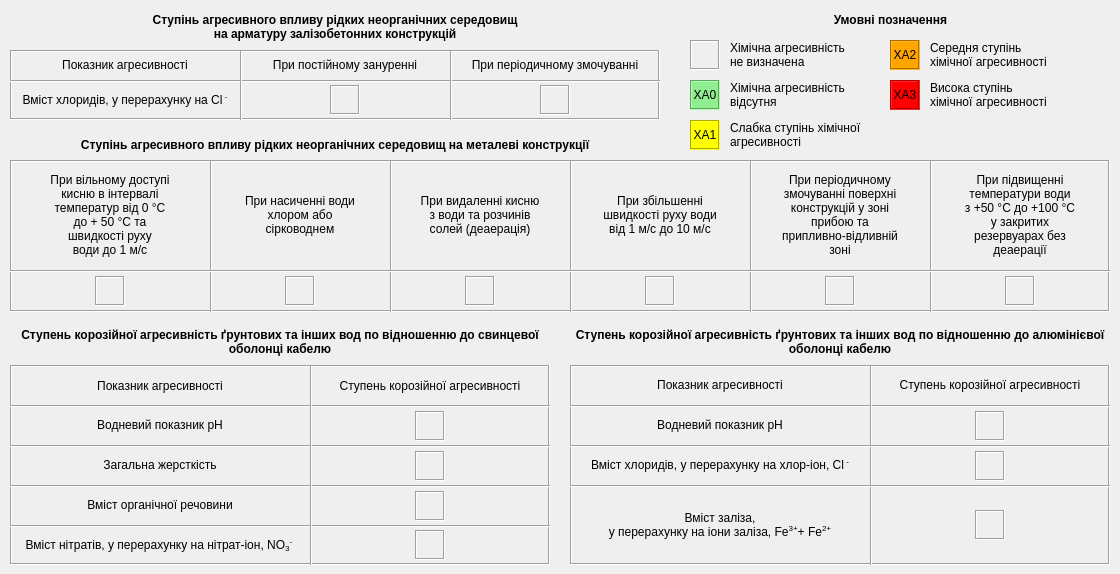
  <widget class="QWidget" name="tab_3">
   <attribute name="title">
    <string>Агресивність до металів</string>
   </attribute>
   <widget class="QLabel" name="label_8">
    <property name="geometry">
     <rect>
      <x>10</x>
      <y>10</y>
      <width>650</width>
      <height>34</height>
     </rect>
    </property>
    <property name="font">
     <font>
      <weight>75</weight>
      <bold>true</bold>
     </font>
    </property>
    <property name="text">
     <string>Ступінь агресивного впливу рідких неорганічних середовищ 
на арматуру залізобетонних конструкцій</string>
    </property>
    <property name="alignment">
     <set>Qt::AlignCenter</set>
    </property>
   </widget>
   <widget class="QFrame" name="frame_6">
    <property name="geometry">
     <rect>
      <x>10</x>
      <y>50</y>
      <width>650</width>
      <height>70</height>
     </rect>
    </property>
    <property name="frameShape">
     <enum>QFrame::Box</enum>
    </property>
    <property name="frameShadow">
     <enum>QFrame::Sunken</enum>
    </property>
    <widget class="QLabel" name="label_222">
     <property name="geometry">
      <rect>
       <x>0</x>
       <y>0</y>
       <width>230</width>
       <height>30</height>
      </rect>
     </property>
     <property name="text">
      <string>Показник агресивності</string>
     </property>
     <property name="alignment">
      <set>Qt::AlignCenter</set>
     </property>
    </widget>
    <widget class="QLabel" name="label_223">
     <property name="geometry">
      <rect>
       <x>230</x>
       <y>0</y>
       <width>210</width>
       <height>30</height>
      </rect>
     </property>
     <property name="text">
      <string>При постійному зануренні</string>
     </property>
     <property name="alignment">
      <set>Qt::AlignCenter</set>
     </property>
    </widget>
    <widget class="QLabel" name="label_224">
     <property name="geometry">
      <rect>
       <x>440</x>
       <y>0</y>
       <width>210</width>
       <height>30</height>
      </rect>
     </property>
     <property name="text">
      <string>При періодичному змочуванні</string>
     </property>
     <property name="alignment">
      <set>Qt::AlignCenter</set>
     </property>
    </widget>
    <widget class="QLabel" name="label_225">
     <property name="geometry">
      <rect>
       <x>0</x>
       <y>35</y>
       <width>230</width>
       <height>30</height>
      </rect>
     </property>
     <property name="text">
      <string>&lt;html&gt;&lt;head/&gt;&lt;body&gt;&lt;p&gt;Вміст хлоридів, у перерахунку на Cl&lt;span style=&quot; vertical-align:super;&quot;&gt; -&lt;/span&gt;&lt;/p&gt;&lt;/body&gt;&lt;/html&gt;</string>
     </property>
     <property name="alignment">
      <set>Qt::AlignCenter</set>
     </property>
    </widget>
    <widget class="Line" name="line_30">
     <property name="geometry">
      <rect>
       <x>0</x>
       <y>30</y>
       <width>650</width>
       <height>3</height>
      </rect>
     </property>
     <property name="orientation">
      <enum>Qt::Horizontal</enum>
     </property>
    </widget>
    <widget class="Line" name="line_31">
     <property name="geometry">
      <rect>
       <x>230</x>
       <y>0</y>
       <width>3</width>
       <height>70</height>
      </rect>
     </property>
     <property name="orientation">
      <enum>Qt::Vertical</enum>
     </property>
    </widget>
    <widget class="Line" name="line_32">
     <property name="geometry">
      <rect>
       <x>440</x>
       <y>0</y>
       <width>3</width>
       <height>70</height>
      </rect>
     </property>
     <property name="orientation">
      <enum>Qt::Vertical</enum>
     </property>
    </widget>
    <widget class="QLabel" name="label_226">
     <property name="geometry">
      <rect>
       <x>320</x>
       <y>35</y>
       <width>30</width>
       <height>30</height>
      </rect>
     </property>
     <property name="frameShape">
      <enum>QFrame::Box</enum>
     </property>
     <property name="frameShadow">
      <enum>QFrame::Sunken</enum>
     </property>
     <property name="text">
      <string/>
     </property>
     <property name="alignment">
      <set>Qt::AlignCenter</set>
     </property>
    </widget>
    <widget class="QLabel" name="label_227">
     <property name="geometry">
      <rect>
       <x>530</x>
       <y>35</y>
       <width>30</width>
       <height>30</height>
      </rect>
     </property>
     <property name="frameShape">
      <enum>QFrame::Box</enum>
     </property>
     <property name="frameShadow">
      <enum>QFrame::Sunken</enum>
     </property>
     <property name="text">
      <string/>
     </property>
     <property name="alignment">
      <set>Qt::AlignCenter</set>
     </property>
    </widget>
   </widget>
   <widget class="QLabel" name="label_228">
    <property name="geometry">
     <rect>
      <x>10</x>
      <y>130</y>
      <width>650</width>
      <height>30</height>
     </rect>
    </property>
    <property name="font">
     <font>
      <weight>75</weight>
      <bold>true</bold>
     </font>
    </property>
    <property name="text">
     <string>Ступінь агресивного впливу рідких неорганічних середовищ на металеві конструкції</string>
    </property>
    <property name="alignment">
     <set>Qt::AlignCenter</set>
    </property>
   </widget>
   <widget class="QFrame" name="frame_7">
    <property name="geometry">
     <rect>
      <x>10</x>
      <y>160</y>
      <width>1100</width>
      <height>152</height>
     </rect>
    </property>
    <property name="frameShape">
     <enum>QFrame::Box</enum>
    </property>
    <property name="frameShadow">
     <enum>QFrame::Sunken</enum>
    </property>
    <widget class="QLabel" name="label_232">
     <property name="geometry">
      <rect>
       <x>0</x>
       <y>0</y>
       <width>200</width>
       <height>110</height>
      </rect>
     </property>
     <property name="text">
      <string>При вільному доступі 
кисню в інтервалі 
температур від 0 °С 
до + 50 °С та 
швидкості руху 
води до 1 м/с</string>
     </property>
     <property name="alignment">
      <set>Qt::AlignCenter</set>
     </property>
    </widget>
    <widget class="Line" name="line_34">
     <property name="geometry">
      <rect>
       <x>200</x>
       <y>0</y>
       <width>3</width>
       <height>152</height>
      </rect>
     </property>
     <property name="orientation">
      <enum>Qt::Vertical</enum>
     </property>
    </widget>
    <widget class="QLabel" name="label_233">
     <property name="geometry">
      <rect>
       <x>200</x>
       <y>0</y>
       <width>180</width>
       <height>110</height>
      </rect>
     </property>
     <property name="text">
      <string>При насиченні води 
хлором або 
сірководнем</string>
     </property>
     <property name="alignment">
      <set>Qt::AlignCenter</set>
     </property>
    </widget>
    <widget class="Line" name="line_35">
     <property name="geometry">
      <rect>
       <x>380</x>
       <y>0</y>
       <width>3</width>
       <height>152</height>
      </rect>
     </property>
     <property name="orientation">
      <enum>Qt::Vertical</enum>
     </property>
    </widget>
    <widget class="Line" name="line_36">
     <property name="geometry">
      <rect>
       <x>560</x>
       <y>0</y>
       <width>3</width>
       <height>152</height>
      </rect>
     </property>
     <property name="orientation">
      <enum>Qt::Vertical</enum>
     </property>
    </widget>
    <widget class="Line" name="line_37">
     <property name="geometry">
      <rect>
       <x>740</x>
       <y>0</y>
       <width>3</width>
       <height>152</height>
      </rect>
     </property>
     <property name="orientation">
      <enum>Qt::Vertical</enum>
     </property>
    </widget>
    <widget class="Line" name="line_38">
     <property name="geometry">
      <rect>
       <x>920</x>
       <y>0</y>
       <width>3</width>
       <height>152</height>
      </rect>
     </property>
     <property name="orientation">
      <enum>Qt::Vertical</enum>
     </property>
    </widget>
    <widget class="QLabel" name="label_234">
     <property name="geometry">
      <rect>
       <x>380</x>
       <y>0</y>
       <width>180</width>
       <height>110</height>
      </rect>
     </property>
     <property name="text">
      <string>При видаленні кисню 
з води та розчинів 
солей (деаерація)</string>
     </property>
     <property name="alignment">
      <set>Qt::AlignCenter</set>
     </property>
    </widget>
    <widget class="QLabel" name="label_235">
     <property name="geometry">
      <rect>
       <x>560</x>
       <y>0</y>
       <width>180</width>
       <height>110</height>
      </rect>
     </property>
     <property name="text">
      <string>При збільшенні 
швидкості руху води 
від 1 м/с до 10 м/с</string>
     </property>
     <property name="alignment">
      <set>Qt::AlignCenter</set>
     </property>
    </widget>
    <widget class="QLabel" name="label_236">
     <property name="geometry">
      <rect>
       <x>740</x>
       <y>0</y>
       <width>180</width>
       <height>110</height>
      </rect>
     </property>
     <property name="text">
      <string>При періодичному 
змочуванні поверхні 
конструкцій у зоні 
прибою та 
припливно-відливній 
зоні</string>
     </property>
     <property name="alignment">
      <set>Qt::AlignCenter</set>
     </property>
    </widget>
    <widget class="QLabel" name="label_237">
     <property name="geometry">
      <rect>
       <x>920</x>
       <y>0</y>
       <width>180</width>
       <height>110</height>
      </rect>
     </property>
     <property name="text">
      <string>При підвищенні 
температури води 
з +50 °С до +100 °С 
у закритих 
резервуарах без 
деаерації</string>
     </property>
     <property name="alignment">
      <set>Qt::AlignCenter</set>
     </property>
    </widget>
    <widget class="Line" name="line_39">
     <property name="geometry">
      <rect>
       <x>0</x>
       <y>110</y>
       <width>1100</width>
       <height>3</height>
      </rect>
     </property>
     <property name="orientation">
      <enum>Qt::Horizontal</enum>
     </property>
    </widget>
    <widget class="QLabel" name="label_238">
     <property name="geometry">
      <rect>
       <x>85</x>
       <y>116</y>
       <width>30</width>
       <height>30</height>
      </rect>
     </property>
     <property name="frameShape">
      <enum>QFrame::Box</enum>
     </property>
     <property name="frameShadow">
      <enum>QFrame::Sunken</enum>
     </property>
     <property name="text">
      <string/>
     </property>
     <property name="alignment">
      <set>Qt::AlignCenter</set>
     </property>
    </widget>
    <widget class="QLabel" name="label_239">
     <property name="geometry">
      <rect>
       <x>275</x>
       <y>116</y>
       <width>30</width>
       <height>30</height>
      </rect>
     </property>
     <property name="frameShape">
      <enum>QFrame::Box</enum>
     </property>
     <property name="frameShadow">
      <enum>QFrame::Sunken</enum>
     </property>
     <property name="text">
      <string/>
     </property>
     <property name="alignment">
      <set>Qt::AlignCenter</set>
     </property>
    </widget>
    <widget class="QLabel" name="label_240">
     <property name="geometry">
      <rect>
       <x>455</x>
       <y>116</y>
       <width>30</width>
       <height>30</height>
      </rect>
     </property>
     <property name="frameShape">
      <enum>QFrame::Box</enum>
     </property>
     <property name="frameShadow">
      <enum>QFrame::Sunken</enum>
     </property>
     <property name="text">
      <string/>
     </property>
     <property name="alignment">
      <set>Qt::AlignCenter</set>
     </property>
    </widget>
    <widget class="QLabel" name="label_241">
     <property name="geometry">
      <rect>
       <x>635</x>
       <y>116</y>
       <width>30</width>
       <height>30</height>
      </rect>
     </property>
     <property name="frameShape">
      <enum>QFrame::Box</enum>
     </property>
     <property name="frameShadow">
      <enum>QFrame::Sunken</enum>
     </property>
     <property name="text">
      <string/>
     </property>
     <property name="alignment">
      <set>Qt::AlignCenter</set>
     </property>
    </widget>
    <widget class="QLabel" name="label_242">
     <property name="geometry">
      <rect>
       <x>815</x>
       <y>116</y>
       <width>30</width>
       <height>30</height>
      </rect>
     </property>
     <property name="frameShape">
      <enum>QFrame::Box</enum>
     </property>
     <property name="frameShadow">
      <enum>QFrame::Sunken</enum>
     </property>
     <property name="text">
      <string/>
     </property>
     <property name="alignment">
      <set>Qt::AlignCenter</set>
     </property>
    </widget>
    <widget class="QLabel" name="label_243">
     <property name="geometry">
      <rect>
       <x>995</x>
       <y>116</y>
       <width>30</width>
       <height>30</height>
      </rect>
     </property>
     <property name="frameShape">
      <enum>QFrame::Box</enum>
     </property>
     <property name="frameShadow">
      <enum>QFrame::Sunken</enum>
     </property>
     <property name="text">
      <string/>
     </property>
     <property name="alignment">
      <set>Qt::AlignCenter</set>
     </property>
    </widget>
   </widget>
   <widget class="QLabel" name="label_250">
    <property name="geometry">
     <rect>
      <x>10</x>
      <y>325</y>
      <width>540</width>
      <height>34</height>
     </rect>
    </property>
    <property name="font">
     <font>
      <weight>75</weight>
      <bold>true</bold>
     </font>
    </property>
    <property name="text">
     <string>Ступень корозійної агресивність ґрунтових та інших вод по відношенню до свинцевої оболонці кабелю</string>
    </property>
    <property name="alignment">
     <set>Qt::AlignCenter</set>
    </property>
    <property name="wordWrap">
     <bool>true</bool>
    </property>
   </widget>
   <widget class="QLabel" name="label_251">
    <property name="geometry">
     <rect>
      <x>570</x>
      <y>325</y>
      <width>540</width>
      <height>34</height>
     </rect>
    </property>
    <property name="font">
     <font>
      <weight>75</weight>
      <bold>true</bold>
     </font>
    </property>
    <property name="text">
     <string>Ступень корозійної агресивність ґрунтових та інших вод по відношенню до алюмінієвої оболонці кабелю</string>
    </property>
    <property name="alignment">
     <set>Qt::AlignCenter</set>
    </property>
    <property name="wordWrap">
     <bool>true</bool>
    </property>
   </widget>
   <widget class="QFrame" name="frame_8">
    <property name="geometry">
     <rect>
      <x>10</x>
      <y>365</y>
      <width>540</width>
      <height>200</height>
     </rect>
    </property>
    <property name="frameShape">
     <enum>QFrame::Box</enum>
    </property>
    <property name="frameShadow">
     <enum>QFrame::Sunken</enum>
    </property>
    <widget class="QLabel" name="label_256">
     <property name="geometry">
      <rect>
       <x>0</x>
       <y>1</y>
       <width>300</width>
       <height>40</height>
      </rect>
     </property>
     <property name="text">
      <string>Показник агресивності</string>
     </property>
     <property name="alignment">
      <set>Qt::AlignCenter</set>
     </property>
    </widget>
    <widget class="QLabel" name="label_253">
     <property name="geometry">
      <rect>
       <x>0</x>
       <y>40</y>
       <width>300</width>
       <height>40</height>
      </rect>
     </property>
     <property name="text">
      <string>&lt;html&gt;&lt;head/&gt;&lt;body&gt;&lt;p&gt;Водневий показник pH&lt;/p&gt;&lt;/body&gt;&lt;/html&gt;</string>
     </property>
     <property name="alignment">
      <set>Qt::AlignCenter</set>
     </property>
    </widget>
    <widget class="QLabel" name="label_255">
     <property name="geometry">
      <rect>
       <x>0</x>
       <y>80</y>
       <width>300</width>
       <height>40</height>
      </rect>
     </property>
     <property name="text">
      <string>&lt;html&gt;&lt;head/&gt;&lt;body&gt;&lt;p&gt;Загальна жерсткість&lt;/p&gt;&lt;/body&gt;&lt;/html&gt;</string>
     </property>
     <property name="alignment">
      <set>Qt::AlignCenter</set>
     </property>
    </widget>
    <widget class="QLabel" name="label_252">
     <property name="geometry">
      <rect>
       <x>0</x>
       <y>120</y>
       <width>300</width>
       <height>40</height>
      </rect>
     </property>
     <property name="text">
      <string>&lt;html&gt;&lt;head/&gt;&lt;body&gt;&lt;p&gt;Вміст органічної речовини&lt;/p&gt;&lt;/body&gt;&lt;/html&gt;</string>
     </property>
     <property name="alignment">
      <set>Qt::AlignCenter</set>
     </property>
    </widget>
    <widget class="QLabel" name="label_254">
     <property name="geometry">
      <rect>
       <x>0</x>
       <y>160</y>
       <width>300</width>
       <height>40</height>
      </rect>
     </property>
     <property name="text">
      <string>&lt;html&gt;&lt;head/&gt;&lt;body&gt;&lt;p&gt;Вміст нітратів, у перерахунку на нітрат-іон, NO&lt;span style=&quot; vertical-align:sub;&quot;&gt;3&lt;/span&gt;&lt;span style=&quot; vertical-align:super;&quot;&gt;- &lt;/span&gt;&lt;/p&gt;&lt;/body&gt;&lt;/html&gt;</string>
     </property>
     <property name="alignment">
      <set>Qt::AlignCenter</set>
     </property>
    </widget>
    <widget class="QLabel" name="label_261">
     <property name="geometry">
      <rect>
       <x>300</x>
       <y>1</y>
       <width>240</width>
       <height>40</height>
      </rect>
     </property>
     <property name="text">
      <string>Ступень корозійної агресивності</string>
     </property>
     <property name="alignment">
      <set>Qt::AlignCenter</set>
     </property>
    </widget>
    <widget class="Line" name="line_41">
     <property name="geometry">
      <rect>
       <x>0</x>
       <y>40</y>
       <width>540</width>
       <height>3</height>
      </rect>
     </property>
     <property name="orientation">
      <enum>Qt::Horizontal</enum>
     </property>
    </widget>
    <widget class="Line" name="line_42">
     <property name="geometry">
      <rect>
       <x>0</x>
       <y>80</y>
       <width>540</width>
       <height>3</height>
      </rect>
     </property>
     <property name="orientation">
      <enum>Qt::Horizontal</enum>
     </property>
    </widget>
    <widget class="Line" name="line_43">
     <property name="geometry">
      <rect>
       <x>0</x>
       <y>120</y>
       <width>540</width>
       <height>3</height>
      </rect>
     </property>
     <property name="orientation">
      <enum>Qt::Horizontal</enum>
     </property>
    </widget>
    <widget class="Line" name="line_44">
     <property name="geometry">
      <rect>
       <x>0</x>
       <y>160</y>
       <width>540</width>
       <height>3</height>
      </rect>
     </property>
     <property name="orientation">
      <enum>Qt::Horizontal</enum>
     </property>
    </widget>
    <widget class="Line" name="line_45">
     <property name="geometry">
      <rect>
       <x>300</x>
       <y>0</y>
       <width>3</width>
       <height>200</height>
      </rect>
     </property>
     <property name="orientation">
      <enum>Qt::Vertical</enum>
     </property>
    </widget>
    <widget class="QLabel" name="label_268">
     <property name="geometry">
      <rect>
       <x>405</x>
       <y>46</y>
       <width>30</width>
       <height>30</height>
      </rect>
     </property>
     <property name="frameShape">
      <enum>QFrame::Box</enum>
     </property>
     <property name="frameShadow">
      <enum>QFrame::Sunken</enum>
     </property>
     <property name="text">
      <string/>
     </property>
     <property name="alignment">
      <set>Qt::AlignCenter</set>
     </property>
    </widget>
    <widget class="QLabel" name="label_269">
     <property name="geometry">
      <rect>
       <x>405</x>
       <y>86</y>
       <width>30</width>
       <height>30</height>
      </rect>
     </property>
     <property name="frameShape">
      <enum>QFrame::Box</enum>
     </property>
     <property name="frameShadow">
      <enum>QFrame::Sunken</enum>
     </property>
     <property name="text">
      <string/>
     </property>
     <property name="alignment">
      <set>Qt::AlignCenter</set>
     </property>
    </widget>
    <widget class="QLabel" name="label_270">
     <property name="geometry">
      <rect>
       <x>405</x>
       <y>126</y>
       <width>30</width>
       <height>30</height>
      </rect>
     </property>
     <property name="frameShape">
      <enum>QFrame::Box</enum>
     </property>
     <property name="frameShadow">
      <enum>QFrame::Sunken</enum>
     </property>
     <property name="text">
      <string/>
     </property>
     <property name="alignment">
      <set>Qt::AlignCenter</set>
     </property>
    </widget>
    <widget class="QLabel" name="label_271">
     <property name="geometry">
      <rect>
       <x>405</x>
       <y>165</y>
       <width>30</width>
       <height>30</height>
      </rect>
     </property>
     <property name="frameShape">
      <enum>QFrame::Box</enum>
     </property>
     <property name="frameShadow">
      <enum>QFrame::Sunken</enum>
     </property>
     <property name="text">
      <string/>
     </property>
     <property name="alignment">
      <set>Qt::AlignCenter</set>
     </property>
    </widget>
   </widget>
   <widget class="QFrame" name="frame_9">
    <property name="geometry">
     <rect>
      <x>570</x>
      <y>365</y>
      <width>540</width>
      <height>200</height>
     </rect>
    </property>
    <property name="frameShape">
     <enum>QFrame::Box</enum>
    </property>
    <property name="frameShadow">
     <enum>QFrame::Sunken</enum>
    </property>
    <widget class="QLabel" name="label_260">
     <property name="geometry">
      <rect>
       <x>0</x>
       <y>0</y>
       <width>300</width>
       <height>40</height>
      </rect>
     </property>
     <property name="text">
      <string>Показник агресивності</string>
     </property>
     <property name="alignment">
      <set>Qt::AlignCenter</set>
     </property>
    </widget>
    <widget class="QLabel" name="label_258">
     <property name="geometry">
      <rect>
       <x>0</x>
       <y>40</y>
       <width>300</width>
       <height>40</height>
      </rect>
     </property>
     <property name="text">
      <string>&lt;html&gt;&lt;head/&gt;&lt;body&gt;&lt;p&gt;Водневий показник pH&lt;/p&gt;&lt;/body&gt;&lt;/html&gt;</string>
     </property>
     <property name="alignment">
      <set>Qt::AlignCenter</set>
     </property>
    </widget>
    <widget class="QLabel" name="label_259">
     <property name="geometry">
      <rect>
       <x>0</x>
       <y>80</y>
       <width>300</width>
       <height>40</height>
      </rect>
     </property>
     <property name="inputMethodHints">
      <set>Qt::ImhDialableCharactersOnly|Qt::ImhDigitsOnly|Qt::ImhEmailCharactersOnly|Qt::ImhFormattedNumbersOnly|Qt::ImhLowercaseOnly|Qt::ImhUppercaseOnly|Qt::ImhUrlCharactersOnly</set>
     </property>
     <property name="text">
      <string>&lt;html&gt;&lt;head/&gt;&lt;body&gt;&lt;p&gt;Вміст хлоридів, у перерахунку на хлор-іон, Cl&lt;span style=&quot; vertical-align:super;&quot;&gt; -&lt;/span&gt;&lt;/p&gt;&lt;/body&gt;&lt;/html&gt;</string>
     </property>
     <property name="scaledContents">
      <bool>false</bool>
     </property>
     <property name="alignment">
      <set>Qt::AlignCenter</set>
     </property>
     <property name="wordWrap">
      <bool>true</bool>
     </property>
    </widget>
    <widget class="QLabel" name="label_257">
     <property name="geometry">
      <rect>
       <x>0</x>
       <y>120</y>
       <width>300</width>
       <height>80</height>
      </rect>
     </property>
     <property name="text">
      <string>&lt;html&gt;&lt;head/&gt;&lt;body&gt;&lt;p&gt;Вміст заліза, &lt;br/&gt;у перерахунку на іони заліза, Fe&lt;span style=&quot; vertical-align:super;&quot;&gt;3+&lt;/span&gt;+ Fe&lt;span style=&quot; vertical-align:super;&quot;&gt;2+&lt;/span&gt;&lt;/p&gt;&lt;/body&gt;&lt;/html&gt;</string>
     </property>
     <property name="alignment">
      <set>Qt::AlignCenter</set>
     </property>
    </widget>
    <widget class="QLabel" name="label_262">
     <property name="geometry">
      <rect>
       <x>300</x>
       <y>0</y>
       <width>240</width>
       <height>40</height>
      </rect>
     </property>
     <property name="text">
      <string>Ступень корозійної агресивності</string>
     </property>
     <property name="alignment">
      <set>Qt::AlignCenter</set>
     </property>
    </widget>
    <widget class="Line" name="line_46">
     <property name="geometry">
      <rect>
       <x>0</x>
       <y>40</y>
       <width>540</width>
       <height>3</height>
      </rect>
     </property>
     <property name="orientation">
      <enum>Qt::Horizontal</enum>
     </property>
    </widget>
    <widget class="Line" name="line_47">
     <property name="geometry">
      <rect>
       <x>300</x>
       <y>0</y>
       <width>3</width>
       <height>200</height>
      </rect>
     </property>
     <property name="orientation">
      <enum>Qt::Vertical</enum>
     </property>
    </widget>
    <widget class="Line" name="line_48">
     <property name="geometry">
      <rect>
       <x>0</x>
       <y>80</y>
       <width>540</width>
       <height>3</height>
      </rect>
     </property>
     <property name="orientation">
      <enum>Qt::Horizontal</enum>
     </property>
    </widget>
    <widget class="Line" name="line_49">
     <property name="geometry">
      <rect>
       <x>0</x>
       <y>120</y>
       <width>540</width>
       <height>3</height>
      </rect>
     </property>
     <property name="orientation">
      <enum>Qt::Horizontal</enum>
     </property>
    </widget>
    <widget class="QLabel" name="label_272">
     <property name="geometry">
      <rect>
       <x>405</x>
       <y>46</y>
       <width>30</width>
       <height>30</height>
      </rect>
     </property>
     <property name="frameShape">
      <enum>QFrame::Box</enum>
     </property>
     <property name="frameShadow">
      <enum>QFrame::Sunken</enum>
     </property>
     <property name="text">
      <string/>
     </property>
     <property name="alignment">
      <set>Qt::AlignCenter</set>
     </property>
    </widget>
    <widget class="QLabel" name="label_273">
     <property name="geometry">
      <rect>
       <x>405</x>
       <y>86</y>
       <width>30</width>
       <height>30</height>
      </rect>
     </property>
     <property name="frameShape">
      <enum>QFrame::Box</enum>
     </property>
     <property name="frameShadow">
      <enum>QFrame::Sunken</enum>
     </property>
     <property name="text">
      <string/>
     </property>
     <property name="alignment">
      <set>Qt::AlignCenter</set>
     </property>
    </widget>
    <widget class="QLabel" name="label_274">
     <property name="geometry">
      <rect>
       <x>405</x>
       <y>145</y>
       <width>30</width>
       <height>30</height>
      </rect>
     </property>
     <property name="frameShape">
      <enum>QFrame::Box</enum>
     </property>
     <property name="frameShadow">
      <enum>QFrame::Sunken</enum>
     </property>
     <property name="text">
      <string/>
     </property>
     <property name="alignment">
      <set>Qt::AlignCenter</set>
     </property>
    </widget>
   </widget>
   <widget class="QLabel" name="label_263">
    <property name="geometry">
     <rect>
      <x>690</x>
      <y>40</y>
      <width>30</width>
      <height>30</height>
     </rect>
    </property>
    <property name="frameShape">
     <enum>QFrame::Box</enum>
    </property>
    <property name="frameShadow">
     <enum>QFrame::Sunken</enum>
    </property>
    <property name="text">
     <string/>
    </property>
    <property name="alignment">
     <set>Qt::AlignCenter</set>
    </property>
   </widget>
   <widget class="QLabel" name="label_264">
    <property name="geometry">
     <rect>
      <x>690</x>
      <y>80</y>
      <width>30</width>
      <height>30</height>
     </rect>
    </property>
    <property name="styleSheet">
     <string notr="true">background-color: lightgreen</string>
    </property>
    <property name="frameShape">
     <enum>QFrame::Box</enum>
    </property>
    <property name="frameShadow">
     <enum>QFrame::Sunken</enum>
    </property>
    <property name="text">
     <string>ХА0</string>
    </property>
    <property name="alignment">
     <set>Qt::AlignCenter</set>
    </property>
   </widget>
   <widget class="QLabel" name="label_265">
    <property name="geometry">
     <rect>
      <x>690</x>
      <y>120</y>
      <width>30</width>
      <height>30</height>
     </rect>
    </property>
    <property name="styleSheet">
     <string notr="true">background-color: yellow</string>
    </property>
    <property name="frameShape">
     <enum>QFrame::Box</enum>
    </property>
    <property name="frameShadow">
     <enum>QFrame::Sunken</enum>
    </property>
    <property name="text">
     <string>ХА1</string>
    </property>
    <property name="alignment">
     <set>Qt::AlignCenter</set>
    </property>
   </widget>
   <widget class="QLabel" name="label_266">
    <property name="geometry">
     <rect>
      <x>890</x>
      <y>40</y>
      <width>30</width>
      <height>30</height>
     </rect>
    </property>
    <property name="styleSheet">
     <string notr="true">background-color: orange</string>
    </property>
    <property name="frameShape">
     <enum>QFrame::Box</enum>
    </property>
    <property name="frameShadow">
     <enum>QFrame::Sunken</enum>
    </property>
    <property name="text">
     <string>ХА2</string>
    </property>
    <property name="alignment">
     <set>Qt::AlignCenter</set>
    </property>
   </widget>
   <widget class="QLabel" name="label_267">
    <property name="geometry">
     <rect>
      <x>890</x>
      <y>80</y>
      <width>30</width>
      <height>30</height>
     </rect>
    </property>
    <property name="styleSheet">
     <string notr="true">background-color: red</string>
    </property>
    <property name="frameShape">
     <enum>QFrame::Box</enum>
    </property>
    <property name="frameShadow">
     <enum>QFrame::Sunken</enum>
    </property>
    <property name="text">
     <string>ХА3</string>
    </property>
    <property name="alignment">
     <set>Qt::AlignCenter</set>
    </property>
   </widget>
   <widget class="QLabel" name="label_275">
    <property name="geometry">
     <rect>
      <x>730</x>
      <y>40</y>
      <width>150</width>
      <height>30</height>
     </rect>
    </property>
    <property name="text">
     <string>Хімічна агресивність 
не визначена</string>
    </property>
    <property name="alignment">
     <set>Qt::AlignLeading|Qt::AlignLeft|Qt::AlignVCenter</set>
    </property>
   </widget>
   <widget class="QLabel" name="label_276">
    <property name="geometry">
     <rect>
      <x>730</x>
      <y>80</y>
      <width>150</width>
      <height>30</height>
     </rect>
    </property>
    <property name="text">
     <string>Хімічна агресивність 
відсутня</string>
    </property>
   </widget>
   <widget class="QLabel" name="label_277">
    <property name="geometry">
     <rect>
      <x>730</x>
      <y>120</y>
      <width>150</width>
      <height>30</height>
     </rect>
    </property>
    <property name="text">
     <string>Слабка ступінь хімічної 
агресивності</string>
    </property>
   </widget>
   <widget class="QLabel" name="label_278">
    <property name="geometry">
     <rect>
      <x>930</x>
      <y>40</y>
      <width>150</width>
      <height>30</height>
     </rect>
    </property>
    <property name="text">
     <string>Середня ступінь 
хімічної агресивності</string>
    </property>
   </widget>
   <widget class="QLabel" name="label_279">
    <property name="geometry">
     <rect>
      <x>930</x>
      <y>80</y>
      <width>150</width>
      <height>30</height>
     </rect>
    </property>
    <property name="text">
     <string>Висока ступінь 
хімічної агресивності</string>
    </property>
   </widget>
   <widget class="QLabel" name="label_280">
    <property name="geometry">
     <rect>
      <x>670</x>
      <y>10</y>
      <width>441</width>
      <height>20</height>
     </rect>
    </property>
    <property name="font">
     <font>
      <weight>75</weight>
      <bold>true</bold>
     </font>
    </property>
    <property name="text">
     <string>Умовні позначення</string>
    </property>
    <property name="alignment">
     <set>Qt::AlignCenter</set>
    </property>
   </widget>
  </widget>
